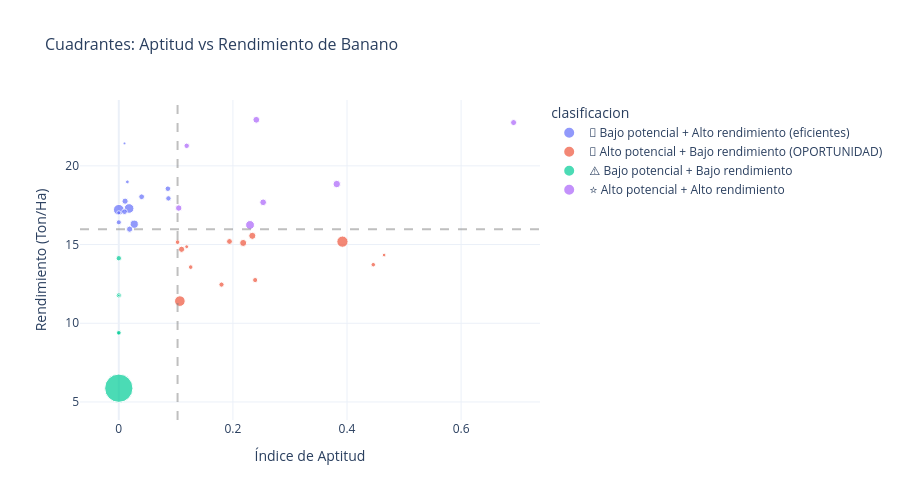

Here is the notebook cell this chart was saved with:
### Markdown cell above
---
## 7️⃣ Municipios con potencial de mejora

### Code cell
# Identificar municipios con alta aptitud pero bajo aprovechamiento actual
# (alta aptitud = mucha área apta, bajo rendimiento = oportunidad de mejora)

try:
    if len(merged) > 0:
        # Clasificar municipios
        apt_median = merged['indice_aptitud_banano'].median()
        rend_median = merged['rendimiento_promedio'].median()
        
        merged['clasificacion'] = 'Sin clasificar'
        merged.loc[(merged['indice_aptitud_banano'] >= apt_median) & 
                   (merged['rendimiento_promedio'] >= rend_median), 'clasificacion'] = '⭐ Alto potencial + Alto rendimiento'
        merged.loc[(merged['indice_aptitud_banano'] >= apt_median) & 
                   (merged['rendimiento_promedio'] < rend_median), 'clasificacion'] = '🎯 Alto potencial + Bajo rendimiento (OPORTUNIDAD)'
        merged.loc[(merged['indice_aptitud_banano'] < apt_median) & 
                   (merged['rendimiento_promedio'] >= rend_median), 'clasificacion'] = '💪 Bajo potencial + Alto rendimiento (eficientes)'
        merged.loc[(merged['indice_aptitud_banano'] < apt_median) & 
                   (merged['rendimiento_promedio'] < rend_median), 'clasificacion'] = '⚠️ Bajo potencial + Bajo rendimiento'
        
        # Mostrar clasificación
        print('📋 Clasificación de municipios bananeros:\n')
        for clasif in merged['clasificacion'].unique():
            munis = merged[merged['clasificacion'] == clasif]['municipio'].tolist()
            print(f'  {clasif}:')
            for m in munis:
                row = merged[merged['municipio'] == m].iloc[0]
                print(f'    - {m} (aptitud: {row["indice_aptitud_banano"]:.3f}, rendimiento: {row["rendimiento_promedio"]:.2f} T/Ha)')
            print()
        
        # Gráfico de cuadrantes
        fig = px.scatter(merged, x='indice_aptitud_banano', y='rendimiento_promedio',
                        color='clasificacion', hover_name='municipio',
                        size='area_total_ha',
                        title='Cuadrantes: Aptitud vs Rendimiento de Banano',
                        labels={'indice_aptitud_banano': 'Índice de Aptitud',
                                'rendimiento_promedio': 'Rendimiento (Ton/Ha)'},
                        template='plotly_white')
        fig.add_hline(y=rend_median, line_dash='dash', line_color='gray', opacity=0.5)
        fig.add_vline(x=apt_median, line_dash='dash', line_color='gray', opacity=0.5)
        fig.update_layout(font=dict(size=12), title_font_size=16, height=500)
        fig.show()
except:
    print('⚠️ Requiere datos de EVA para esta sección')

### Figure 1 — Plotly figure (JSON) as saved in the notebook; plotly's stock layout.template omitted (floating-point values rounded to 4 significant figures)
{"data": [{"hovertemplate": "<b>%{hovertext}</b><br><br>clasificacion=💪 Bajo potencial + Alto rendimiento (eficientes)<br>Índice de Aptitud=%{x}<br>Rendimiento (Ton/Ha)=%{y}<br>area_total_ha=%{marker.size}<extra></extra>", "hovertext": ["Alcalá", "Ansermanuevo", "Bolívar", "Cartago", "Dagua", "El Dovio", "La Cumbre", "La Victoria", "Restrepo", "Sevilla", "Trujillo", "Vijes", "Yumbo"], "legendgroup": "💪 Bajo potencial + Alto rendimiento (eficientes)", "marker": {"color": "#636efa", "size": [6357.0, 30430.0, 74280.0, 24740.0, 91940.0, 20630.0, 25480.0, 26500.0, 13590.0, 53940.0, 30730.0, 11260.0, 23190.0], "sizemode": "area", "sizeref": 1598.0, "symbol": "circle"}, "mode": "markers", "name": "💪 Bajo potencial + Alto rendimiento (eficientes)", "orientation": "v", "showlegend": true, "type": "scatter", "x": [0.01, 0.011, 0.018, 0.086, 0.0, 0.0, 0.01, 0.04, 0.0, 0.027, 0.019, 0.015, 0.087], "xaxis": "x", "y": [21.43, 17.76, 17.29, 18.55, 17.21, 16.41, 17.09, 18.04, 17.02, 16.29, 15.98, 18.98, 17.93], "yaxis": "y"}, {"hovertemplate": "<b>%{hovertext}</b><br><br>clasificacion=🎯 Alto potencial + Bajo rendimiento (OPORTUNIDAD)<br>Índice de Aptitud=%{x}<br>Rendimiento (Ton/Ha)=%{y}<br>area_total_ha=%{marker.size}<extra></extra>", "hovertext": ["Andalucía", "Bugalagrande", "Caicedonia", "Florida", "Ginebra", "Guacarí", "La Unión", "Obando", "Palmira", "Riofrío", "San Pedro", "Toro", "Tuluá"], "legendgroup": "🎯 Alto potencial + Bajo rendimiento (OPORTUNIDAD)", "marker": {"color": "#EF553B", "size": [11100.0, 39610.0, 16710.0, 40390.0, 26800.0, 16320.0, 12010.0, 21480.0, 100400.0, 30730.0, 21070.0, 17820.0, 90280.0], "sizemode": "area", "sizeref": 1598.0, "symbol": "circle"}, "mode": "markers", "name": "🎯 Alto potencial + Bajo rendimiento (OPORTUNIDAD)", "orientation": "v", "showlegend": true, "type": "scatter", "x": [0.465, 0.218, 0.126, 0.234, 0.194, 0.446, 0.119, 0.18, 0.392, 0.11, 0.239, 0.103, 0.107], "xaxis": "x", "y": [14.33, 15.1, 13.57, 15.55, 15.2, 13.72, 14.86, 12.46, 15.19, 14.7, 12.74, 15.16, 11.41], "yaxis": "y"}, {"hovertemplate": "<b>%{hovertext}</b><br><br>clasificacion=⚠️ Bajo potencial + Bajo rendimiento<br>Índice de Aptitud=%{x}<br>Rendimiento (Ton/Ha)=%{y}<br>area_total_ha=%{marker.size}<extra></extra>", "hovertext": ["Argelia", "Buenaventura", "El Águila", "El Cairo", "Ulloa", "Versalles"], "legendgroup": "⚠️ Bajo potencial + Bajo rendimiento", "marker": {"color": "#00cc96", "size": [9044.0, 639200.0, 18700.0, 21230.0, 4236.0, 23120.0], "sizemode": "area", "sizeref": 1598.0, "symbol": "circle"}, "mode": "markers", "name": "⚠️ Bajo potencial + Bajo rendimiento", "orientation": "v", "showlegend": true, "type": "scatter", "x": [0.0, 0.0, 0.0, 0.0, 0.0, 0.0], "xaxis": "x", "y": [9.371, 5.874, 9.395, 11.77, 11.77, 14.13], "yaxis": "y"}, {"hovertemplate": "<b>%{hovertext}</b><br><br>clasificacion=⭐ Alto potencial + Alto rendimiento<br>Índice de Aptitud=%{x}<br>Rendimiento (Ton/Ha)=%{y}<br>area_total_ha=%{marker.size}<extra></extra>", "hovertext": ["Candelaria", "El Cerrito", "Jamundí", "Pradera", "Roldanillo", "Yotoco", "Zarzal"], "legendgroup": "⭐ Alto potencial + Alto rendimiento", "marker": {"color": "#ab63fa", "size": [29420.0, 44190.0, 62320.0, 35730.0, 23520.0, 32750.0, 36800.0], "sizemode": "area", "sizeref": 1598.0, "symbol": "circle"}, "mode": "markers", "name": "⭐ Alto potencial + Alto rendimiento", "orientation": "v", "showlegend": true, "type": "scatter", "x": [0.692, 0.382, 0.23, 0.253, 0.119, 0.105, 0.241], "xaxis": "x", "y": [22.75, 18.84, 16.24, 17.69, 21.27, 17.32, 22.93], "yaxis": "y"}], "layout": {"font": {"size": 12}, "height": 500, "legend": {"itemsizing": "constant", "title": {"text": "clasificacion"}, "tracegroupgap": 0}, "shapes": [{"line": {"color": "gray", "dash": "dash"}, "opacity": 0.5, "type": "line", "x0": 0, "x1": 1, "xref": "x domain", "y0": 15.98, "y1": 15.98, "yref": "y"}, {"line": {"color": "gray", "dash": "dash"}, "opacity": 0.5, "type": "line", "x0": 0.103, "x1": 0.103, "xref": "x", "y0": 0, "y1": 1, "yref": "y domain"}], "title": {"font": {"size": 16}, "text": "Cuadrantes: Aptitud vs Rendimiento de Banano"}, "xaxis": {"anchor": "y", "domain": [0, 1], "title": {"text": "Índice de Aptitud"}}, "yaxis": {"anchor": "x", "domain": [0, 1], "title": {"text": "Rendimiento (Ton/Ha)"}}}}
